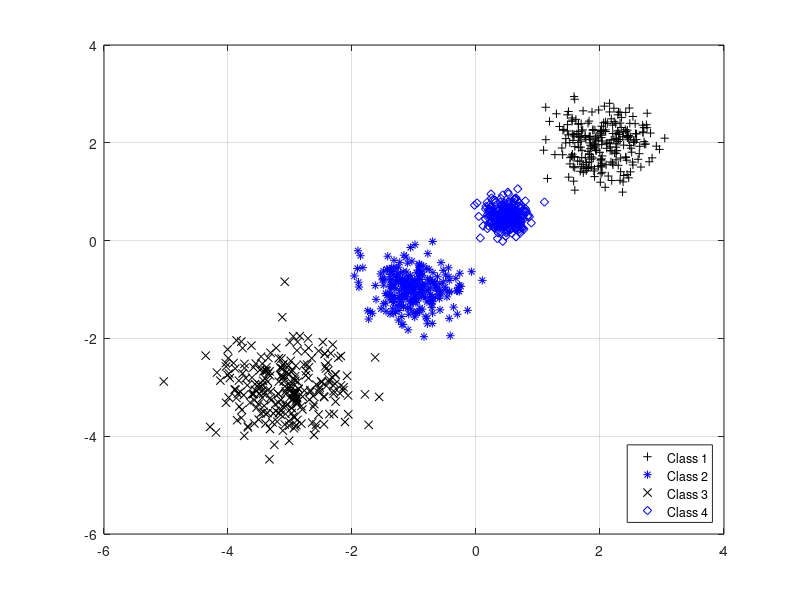

Write MATLAB code to recreate this figure.
close all
clear all

% Produce 4 Classes Of Normal Data
mu = 2;
sigma = 0.4;
p1 = normrnd(mu,sigma,[250 2]);
mu = -1;
sigma =0.35;
p2 = normrnd(mu,sigma,[250 2]);
mu = -3;
sigma = 0.5;
p3 = normrnd(mu,sigma,[250 2]);
mu = 0.5;
sigma =0.2;
p4 = normrnd(mu,sigma,[250 2]);

training_set = zeros(1000,2);
training_set(1:250,:) = p1;
training_set(251:500,:) = p2;
training_set(501:750,:) = p3;
training_set(751:1000,:) = p4;

% plot clusters
figure(1);plot(p1(:,1),p1(:,2),'k+')
hold on
grid on
plot(p2(:,1),p2(:,2),'b*')
plot(p3(:,1),p3(:,2),'kx')
plot(p4(:,1),p4(:,2),'bd')
% labaling For Clustrs
hleg1 = legend('Class 1','Class 2','Class 3','Class 4');
set(hleg1,'Location','southeast')

train_labels = zeros(1000,1);
train_labels(1:250,:) = 1;
train_labels(251:500,:) = 2;
train_labels(501:750,:) = 3;
train_labels(751:1000,:) = 4;